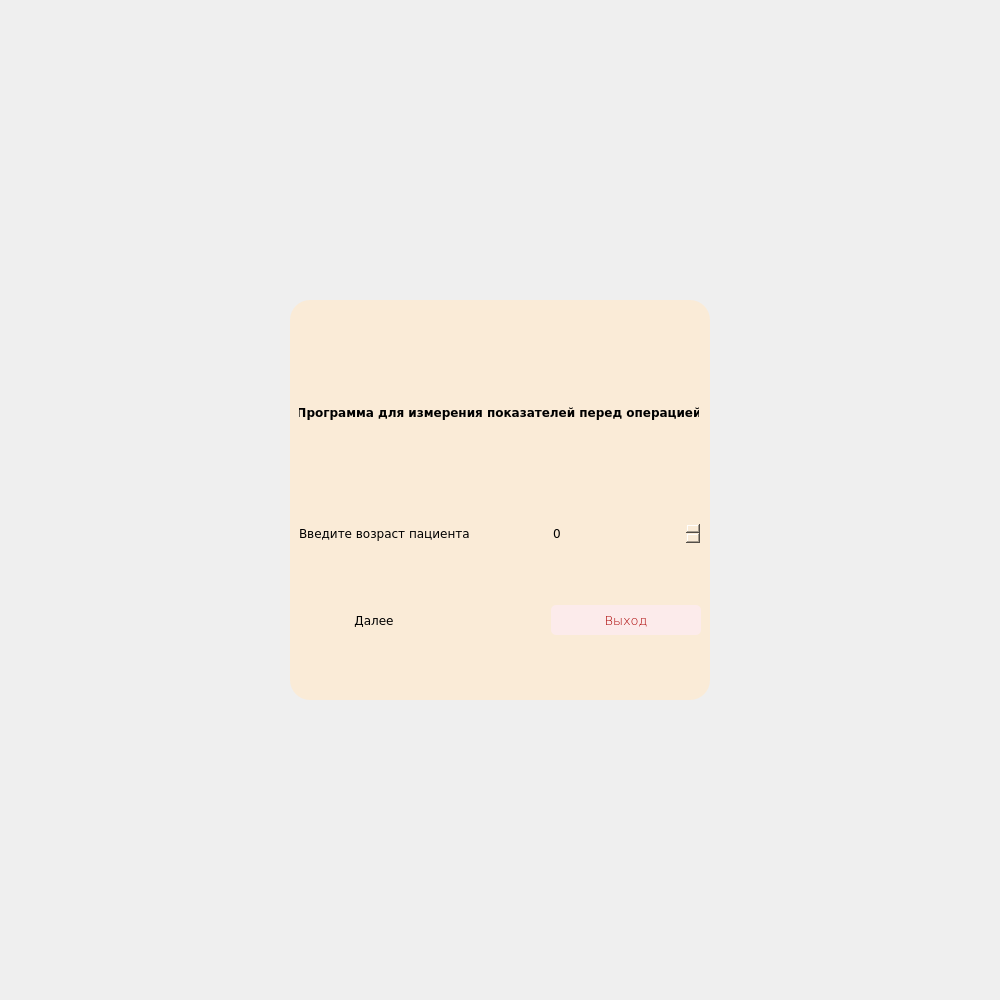
<?xml version="1.0" encoding="UTF-8"?>
<ui version="4.0">
 <class>HelloForm</class>
 <widget class="QWidget" name="HelloForm">
  <property name="geometry">
   <rect>
    <x>0</x>
    <y>0</y>
    <width>1000</width>
    <height>1000</height>
   </rect>
  </property>
  <property name="minimumSize">
   <size>
    <width>1000</width>
    <height>1000</height>
   </size>
  </property>
  <property name="windowTitle">
   <string>Form</string>
  </property>
  <property name="styleSheet">
   <string notr="true"/>
  </property>
  <layout class="QGridLayout" name="gridLayout">
   <item row="0" column="0">
    <widget class="QGroupBox" name="groupBox">
     <property name="maximumSize">
      <size>
       <width>420</width>
       <height>400</height>
      </size>
     </property>
     <property name="styleSheet">
      <string notr="true">background-color: #FAEBD7;
border-radius: 20px;
font-family: Verdana;</string>
     </property>
     <property name="title">
      <string/>
     </property>
     <property name="alignment">
      <set>Qt::AlignCenter</set>
     </property>
     <layout class="QGridLayout" name="gridLayout_2">
      <item row="1" column="0">
       <widget class="QLabel" name="label">
        <property name="text">
         <string>Введите возраст пациента</string>
        </property>
       </widget>
      </item>
      <item row="1" column="1">
       <widget class="QSpinBox" name="spinBox">
        <property name="minimumSize">
         <size>
          <width>0</width>
          <height>25</height>
         </size>
        </property>
       </widget>
      </item>
      <item row="2" column="0">
       <widget class="QPushButton" name="pushButton_4">
        <property name="minimumSize">
         <size>
          <width>100</width>
          <height>30</height>
         </size>
        </property>
        <property name="maximumSize">
         <size>
          <width>150</width>
          <height>16777215</height>
         </size>
        </property>
        <property name="font">
         <font>
          <family>Verdana</family>
          <pointsize>9</pointsize>
         </font>
        </property>
        <property name="cursor">
         <cursorShape>PointingHandCursor</cursorShape>
        </property>
        <property name="styleSheet">
         <string notr="true">border-radius: 5px;</string>
        </property>
        <property name="text">
         <string>Далее</string>
        </property>
       </widget>
      </item>
      <item row="2" column="1">
       <widget class="QPushButton" name="pushButton_5">
        <property name="minimumSize">
         <size>
          <width>150</width>
          <height>30</height>
         </size>
        </property>
        <property name="maximumSize">
         <size>
          <width>150</width>
          <height>50</height>
         </size>
        </property>
        <property name="font">
         <font>
          <family>Verdana</family>
          <pointsize>10</pointsize>
          <weight>9</weight>
          <italic>false</italic>
          <bold>false</bold>
         </font>
        </property>
        <property name="cursor">
         <cursorShape>PointingHandCursor</cursorShape>
        </property>
        <property name="styleSheet">
         <string notr="true">background-color: #fcebeb;
font: 75 10pt &quot;Verdana&quot;;
color: rgb(170, 0, 0);
border-radius: 5px;</string>
        </property>
        <property name="text">
         <string>Выход</string>
        </property>
       </widget>
      </item>
      <item row="0" column="0">
       <widget class="QLabel" name="label_2">
        <property name="minimumSize">
         <size>
          <width>400</width>
          <height>100</height>
         </size>
        </property>
        <property name="maximumSize">
         <size>
          <width>400</width>
          <height>100</height>
         </size>
        </property>
        <property name="styleSheet">
         <string notr="true">font-size: 9pt;
font-weight: bold;
</string>
        </property>
        <property name="text">
         <string>Программа для измерения показателей перед операцией</string>
        </property>
        <property name="alignment">
         <set>Qt::AlignCenter</set>
        </property>
       </widget>
      </item>
     </layout>
    </widget>
   </item>
  </layout>
 </widget>
 <resources/>
 <connections/>
</ui>
